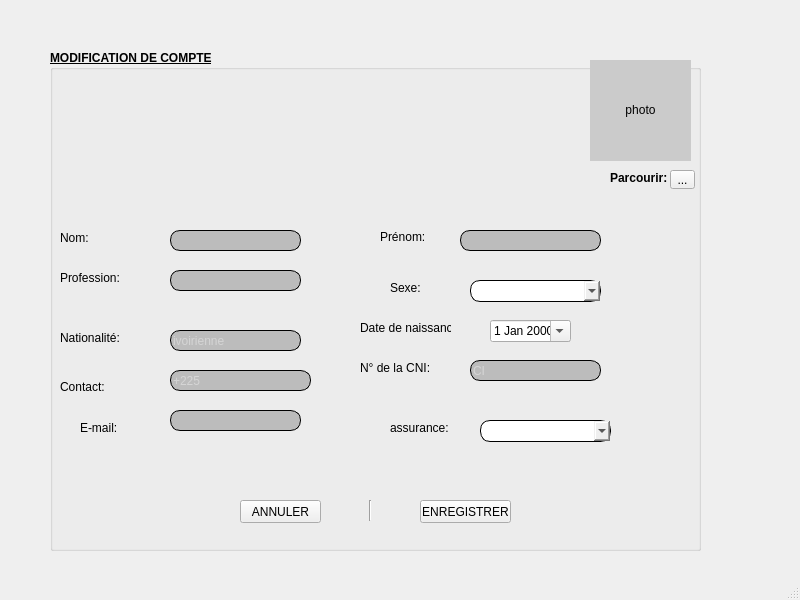
<?xml version="1.0" encoding="UTF-8"?>
<ui version="4.0">
 <class>MainWindow</class>
 <widget class="QMainWindow" name="MainWindow">
  <property name="geometry">
   <rect>
    <x>0</x>
    <y>0</y>
    <width>800</width>
    <height>600</height>
   </rect>
  </property>
  <property name="windowTitle">
   <string>MainWindow</string>
  </property>
  <widget class="QWidget" name="centralwidget">
   <widget class="QGroupBox" name="groupBox">
    <property name="geometry">
     <rect>
      <x>50</x>
      <y>50</y>
      <width>651</width>
      <height>501</height>
     </rect>
    </property>
    <property name="font">
     <font>
      <weight>75</weight>
      <bold>true</bold>
      <underline>true</underline>
     </font>
    </property>
    <property name="styleSheet">
     <string notr="true">QLineEdit{
	color: rgb(239, 239, 239);
	color: rgb(238, 238, 238);
background-color: rgb(188, 188, 188);
}</string>
    </property>
    <property name="title">
     <string>MODIFICATION DE COMPTE</string>
    </property>
    <widget class="QLabel" name="photo">
     <property name="geometry">
      <rect>
       <x>540</x>
       <y>10</y>
       <width>101</width>
       <height>101</height>
      </rect>
     </property>
     <property name="styleSheet">
      <string notr="true">
background-color: rgb(203, 203, 203);</string>
     </property>
     <property name="text">
      <string>&lt;html&gt;&lt;head/&gt;&lt;body&gt;&lt;p align=&quot;center&quot;&gt;photo&lt;/p&gt;&lt;/body&gt;&lt;/html&gt;</string>
     </property>
    </widget>
    <widget class="QLineEdit" name="prenomClient">
     <property name="geometry">
      <rect>
       <x>410</x>
       <y>180</y>
       <width>141</width>
       <height>21</height>
      </rect>
     </property>
     <property name="styleSheet">
      <string notr="true">border-color:black;
border-radius:10px;
border-style:solid;
border-width:1px;
</string>
     </property>
    </widget>
    <widget class="QLabel" name="label_3">
     <property name="geometry">
      <rect>
       <x>10</x>
       <y>180</y>
       <width>31</width>
       <height>16</height>
      </rect>
     </property>
     <property name="text">
      <string>Nom:</string>
     </property>
    </widget>
    <widget class="QLabel" name="label_7">
     <property name="geometry">
      <rect>
       <x>340</x>
       <y>230</y>
       <width>31</width>
       <height>16</height>
      </rect>
     </property>
     <property name="text">
      <string>Sexe:</string>
     </property>
    </widget>
    <widget class="QLabel" name="label_4">
     <property name="geometry">
      <rect>
       <x>330</x>
       <y>180</y>
       <width>47</width>
       <height>13</height>
      </rect>
     </property>
     <property name="text">
      <string>Prénom:</string>
     </property>
    </widget>
    <widget class="QLineEdit" name="nomClient">
     <property name="geometry">
      <rect>
       <x>120</x>
       <y>180</y>
       <width>131</width>
       <height>21</height>
      </rect>
     </property>
     <property name="styleSheet">
      <string notr="true">border-color:black;
border-radius:10px;
border-style:solid;
border-width:1px;
</string>
     </property>
     <property name="text">
      <string/>
     </property>
    </widget>
    <widget class="QToolButton" name="tool">
     <property name="geometry">
      <rect>
       <x>620</x>
       <y>120</y>
       <width>25</width>
       <height>19</height>
      </rect>
     </property>
     <property name="text">
      <string>...</string>
     </property>
    </widget>
    <widget class="QLabel" name="label_13">
     <property name="geometry">
      <rect>
       <x>560</x>
       <y>120</y>
       <width>61</width>
       <height>16</height>
      </rect>
     </property>
     <property name="text">
      <string>&lt;html&gt;&lt;head/&gt;&lt;body&gt;&lt;p&gt;&lt;span style=&quot; font-weight:600;&quot;&gt;Parcourir:&lt;/span&gt;&lt;/p&gt;&lt;/body&gt;&lt;/html&gt;</string>
     </property>
    </widget>
    <widget class="QLabel" name="label_5">
     <property name="geometry">
      <rect>
       <x>310</x>
       <y>270</y>
       <width>91</width>
       <height>16</height>
      </rect>
     </property>
     <property name="text">
      <string>Date de naissance:</string>
     </property>
    </widget>
    <widget class="QDateEdit" name="date">
     <property name="geometry">
      <rect>
       <x>440</x>
       <y>270</y>
       <width>81</width>
       <height>22</height>
      </rect>
     </property>
     <property name="calendarPopup">
      <bool>true</bool>
     </property>
    </widget>
    <widget class="QLineEdit" name="prof">
     <property name="geometry">
      <rect>
       <x>120</x>
       <y>220</y>
       <width>131</width>
       <height>21</height>
      </rect>
     </property>
     <property name="styleSheet">
      <string notr="true">border-color:black;
border-radius:10px;
border-style:solid;
border-width:1px;
</string>
     </property>
    </widget>
    <widget class="QLabel" name="label_10">
     <property name="geometry">
      <rect>
       <x>10</x>
       <y>280</y>
       <width>61</width>
       <height>16</height>
      </rect>
     </property>
     <property name="text">
      <string>Nationalité:</string>
     </property>
    </widget>
    <widget class="QLineEdit" name="nation">
     <property name="geometry">
      <rect>
       <x>120</x>
       <y>280</y>
       <width>131</width>
       <height>21</height>
      </rect>
     </property>
     <property name="cursor">
      <cursorShape>IBeamCursor</cursorShape>
     </property>
     <property name="styleSheet">
      <string notr="true">border-color:black;
border-radius:10px;
border-style:solid;
border-width:1px;
</string>
     </property>
     <property name="placeholderText">
      <string>ivoirienne</string>
     </property>
    </widget>
    <widget class="QLabel" name="label_9">
     <property name="geometry">
      <rect>
       <x>10</x>
       <y>220</y>
       <width>61</width>
       <height>16</height>
      </rect>
     </property>
     <property name="text">
      <string>Profession:</string>
     </property>
    </widget>
    <widget class="QLabel" name="label_8">
     <property name="geometry">
      <rect>
       <x>10</x>
       <y>330</y>
       <width>47</width>
       <height>13</height>
      </rect>
     </property>
     <property name="text">
      <string>Contact:</string>
     </property>
    </widget>
    <widget class="QLineEdit" name="cni_Client">
     <property name="geometry">
      <rect>
       <x>420</x>
       <y>310</y>
       <width>131</width>
       <height>21</height>
      </rect>
     </property>
     <property name="styleSheet">
      <string notr="true">border-color:black;
border-radius:10px;
border-style:solid;
border-width:1px;
</string>
     </property>
     <property name="placeholderText">
      <string>CI</string>
     </property>
    </widget>
    <widget class="QLabel" name="label_11">
     <property name="geometry">
      <rect>
       <x>310</x>
       <y>310</y>
       <width>71</width>
       <height>16</height>
      </rect>
     </property>
     <property name="text">
      <string>N° de la CNI:</string>
     </property>
    </widget>
    <widget class="QLineEdit" name="cont">
     <property name="geometry">
      <rect>
       <x>120</x>
       <y>320</y>
       <width>141</width>
       <height>21</height>
      </rect>
     </property>
     <property name="styleSheet">
      <string notr="true">border-color:black;
border-radius:10px;
border-style:solid;
border-width:1px;
</string>
     </property>
     <property name="placeholderText">
      <string>+225</string>
     </property>
    </widget>
    <widget class="QLineEdit" name="mail">
     <property name="geometry">
      <rect>
       <x>120</x>
       <y>360</y>
       <width>131</width>
       <height>21</height>
      </rect>
     </property>
     <property name="styleSheet">
      <string notr="true">border-color:black;
border-radius:10px;
border-style:solid;
border-width:1px;
</string>
     </property>
    </widget>
    <widget class="QLabel" name="label_12">
     <property name="geometry">
      <rect>
       <x>30</x>
       <y>370</y>
       <width>41</width>
       <height>16</height>
      </rect>
     </property>
     <property name="text">
      <string>E-mail:</string>
     </property>
    </widget>
    <widget class="QPushButton" name="ann">
     <property name="geometry">
      <rect>
       <x>190</x>
       <y>450</y>
       <width>81</width>
       <height>23</height>
      </rect>
     </property>
     <property name="text">
      <string>ANNULER</string>
     </property>
    </widget>
    <widget class="Line" name="line_3">
     <property name="geometry">
      <rect>
       <x>310</x>
       <y>450</y>
       <width>20</width>
       <height>21</height>
      </rect>
     </property>
     <property name="orientation">
      <enum>Qt::Vertical</enum>
     </property>
    </widget>
    <widget class="QPushButton" name="save">
     <property name="geometry">
      <rect>
       <x>370</x>
       <y>450</y>
       <width>91</width>
       <height>23</height>
      </rect>
     </property>
     <property name="text">
      <string>ENREGISTRER</string>
     </property>
    </widget>
    <widget class="QComboBox" name="sexe">
     <property name="geometry">
      <rect>
       <x>420</x>
       <y>230</y>
       <width>131</width>
       <height>22</height>
      </rect>
     </property>
     <property name="styleSheet">
      <string notr="true">border-color:black;
border-radius:10px;
border-style:solid;
border-width:1px;
</string>
     </property>
     <item>
      <property name="text">
       <string/>
      </property>
     </item>
     <item>
      <property name="text">
       <string>HOMME</string>
      </property>
     </item>
     <item>
      <property name="text">
       <string>FEMME</string>
      </property>
     </item>
    </widget>
    <widget class="QComboBox" name="sexe_3">
     <property name="geometry">
      <rect>
       <x>430</x>
       <y>370</y>
       <width>131</width>
       <height>22</height>
      </rect>
     </property>
     <property name="styleSheet">
      <string notr="true">border-color:black;
border-radius:10px;
border-style:solid;
border-width:1px;
</string>
     </property>
     <item>
      <property name="text">
       <string/>
      </property>
     </item>
     <item>
      <property name="text">
       <string>axa</string>
      </property>
     </item>
     <item>
      <property name="text">
       <string>assurace</string>
      </property>
     </item>
     <item>
      <property name="text">
       <string>mugefci</string>
      </property>
     </item>
     <item>
      <property name="text">
       <string>dangereux </string>
      </property>
     </item>
    </widget>
    <widget class="QLabel" name="label">
     <property name="geometry">
      <rect>
       <x>340</x>
       <y>370</y>
       <width>61</width>
       <height>16</height>
      </rect>
     </property>
     <property name="text">
      <string>assurance:</string>
     </property>
    </widget>
   </widget>
  </widget>
  <widget class="QMenuBar" name="menubar">
   <property name="geometry">
    <rect>
     <x>0</x>
     <y>0</y>
     <width>800</width>
     <height>21</height>
    </rect>
   </property>
  </widget>
  <widget class="QStatusBar" name="statusbar"/>
 </widget>
 <resources/>
 <connections/>
</ui>
